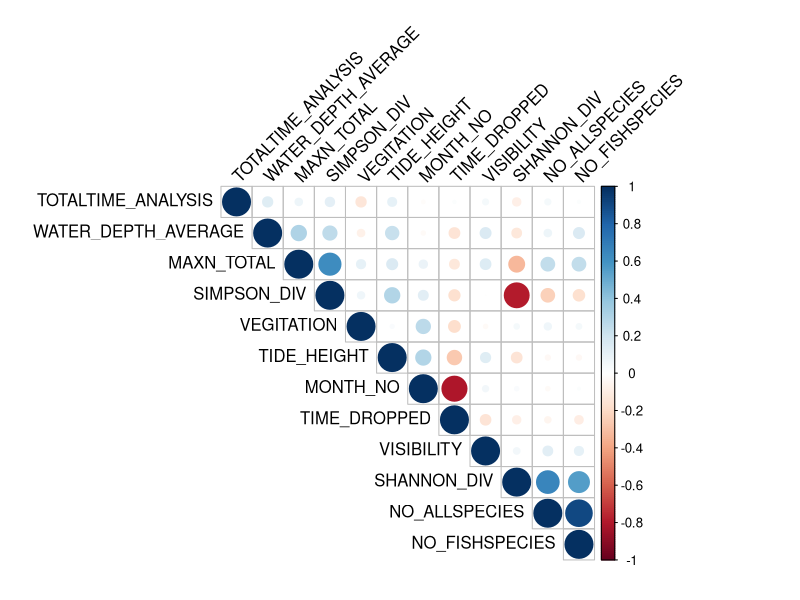
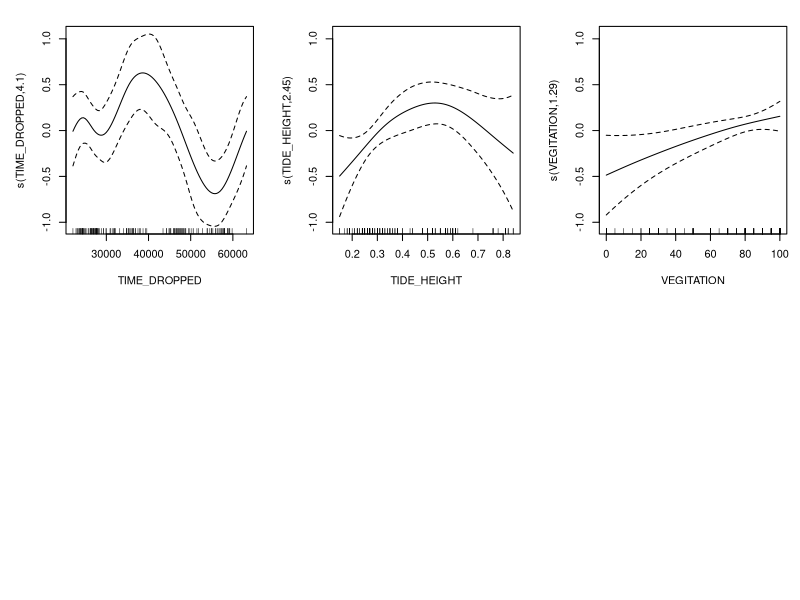

Here is the R script that generated these plots, in order: (Note: this script raises an error after producing the figures.)
library(dplyr)
library(corrplot)
#library(hms)
library(lubridate)
library(mgcv)

# https://noamross.github.io/gams-in-r-course/chapter2
# SHOULD I PULL IN DAILY TEMPERATURE DATA
# MODEL TESTS: VIF (Variance Inflation Factor) after an initial model fit — VIF > 5–10 is a warning sign. 
#   always inspect each smooth's effective degrees of freedom (edf): if edf ≈ 1
#   Samples are pseudorepolicated in Desa and Habitat type. 

setwd('C:/Users/swulfing/Documents/GitHub/TanakekeProject/URUVS/Datasheets')
URUV_data <- read.csv('MasterRecordingData_clean.csv')


# TESTING FOR COLLINEARITY BETWEEN VARS
URUV_model <- URUV_data %>%
  select("MONTH", "DESA", "SITENAME_COMBINE",  "SITE_TYPE", "TIME_DROPPED", "VEGITATION", "VISIBILITY", "WEATHER", "TIDE_HEIGHT", "TIDE_DIRECTION", "WATER_DEPTH_AVERAGE", "TOTALTIME_ANALYSIS", "NO_ALLSPECIES", "NO_FISHSPECIES", "MAXN_TOTAL", "SHANNON_DIV", "SIMPSON_DIV" )%>%
  mutate(MONTH_NO = case_when(
    MONTH == "FEBRUARY" ~ 2,
    MONTH == "MARCH" ~ 3,
    MONTH == "APRIL" ~ 4,
    MONTH == "MAY" ~ 5,
    MONTH == "JUNE" ~ 6,
    MONTH == "JULY" ~ 7,
    MONTH == "AUGUST" ~ 8,
    MONTH == "SEPTEMBER" ~ 9,
  )) %>%
  mutate(WEATHER_CAT = case_when(
    WEATHER == "CLOUDY, JUST AFTER RAIN" ~ "CLOUDY",
    WEATHER == "SUNNY, NO RAIN, LIGHT CLOUDS" ~ "SUNNY",
    WEATHER == "SUNNY, RAINED EARLIER" ~ "SUNNY",
    WEATHER == "RAIN DURING RECORDING" ~ "RAINY",
    WEATHER == "SUNNY" ~ "SUNNY",
    WEATHER == "CLOUDY" ~ "CLOUDY",
    WEATHER == "DRIZZLE" ~ "RAINY",
    WEATHER == "SLIGHTLY CLOUDY" ~ "CLOUDY",
    WEATHER == "RAINY" ~ "RAINY",
  ))

URUV_model$TIME_DROPPED <- period_to_seconds(lubridate::hms(URUV_model$TIME_DROPPED))
URUV_model$MONTH <- factor(URUV_model$MONTH, levels = c("JANUARY", "FEBRUARY", "MARCH", "APRIL", "MAY", "JUNE",
                                                      "JULY", "AUGUST", "SEPTEMBER", "OCTOBER", "NOVEMBER", "DECEMBER"))
URUV_model$SITE_TYPE <- factor(URUV_model$SITE_TYPE, levels = c("D", "E", "L"))
URUV_model$WEATHER_CAT <- factor(URUV_model$WEATHER_CAT, levels = c("SUNNY", "CLOUDY", "RAINY"))
URUV_model$DESA <- factor(URUV_model$DESA)

URUV_model_cont <- URUV_model %>%
  select(-c('MONTH', 'WEATHER_CAT', 'WEATHER', 'DESA', 'SITENAME_COMBINE', 'TIDE_DIRECTION', "SITE_TYPE"))
  

idk <- cor(URUV_model_cont, method = "pearson", use="complete.obs")# cor(URUV_model_cont, method = c("pearson", "kendall", "spearman"), use="complete.obs")

corrplot(idk, type = 'upper', order = "hclust", 
         tl.col = "black", tl.srt = 45)

## The pearsons coeff for Tide height and time of day is -0.26546621 and time of day vs avg water depth is 0.14719866. Tide height vs water depth was 0.22811888. indicating not collinear which makes sense because high tide changed drastically throughout the day and high tide had a big month to month depth range.

# WARNING I THINK MONTH AND TIME DROPPED ARE COLLINEAR WHICH MAKES SENSE BECAUSE WE PRETTY MUCH HAD A DIFFERETN START TIME BASED ON TIDES EACH MONTH
# plot(x = URUV_model$TIME_DROPPED, y = URUV_model$NO_ALLSPECIES)

# Now checking for linear relationships


# Responses: total maxn, total species, shannon diversity, simpson diversity
# Continuous predictors: Time of day, Vegitation, Tide Height, Month? (I'll probably consider this catgorical but will test anyways)



# MAXNTOTAL MODELS --------------------------------------------------------


# m1.1 <- gam(MAXN_TOTAL ~ # QQ PLOT TOO STEEP. TESTING OTHER DISTRIBUTIONS
#             s(TIME_DROPPED, bs = "cc") +   # cyclic smooth for time of day
#             s(TIDE_HEIGHT) +
#             s(VEGITATION) +
#             # Month +                      
#             s(SITE_TYPE, bs = 're') +               # ordered factor
#             s(DESA, bs = 're') +                       # nominal factor
#             as.factor(WEATHER_CAT),
#           family = poisson(),                 
#           method = "REML",              
#           data = URUV_model)
# 
# summary(m1.1)
# 
# 
# plot(m1.1, pages = 1, all.terms = TRUE, shade = TRUE)
# 
# plot(m1.1, rug = TRUE, residuals = TRUE, pch = 1, cex = 1, shade = TRUE, seWithMean = TRUE, shift = coef(m1.1)[1])
# 
# gam.check(m1.1)

# m1.2 <- gam(MAXN_TOTAL ~ # QQ PLOT TOO STEEP. TESTING OTHER DISTRIBUTIONS
#               s(TIME_DROPPED, bs = "cc") +   # cyclic smooth for time of day
#               s(TIDE_HEIGHT) +
#               s(VEGITATION) +
#               # Month +                      
#               s(SITE_TYPE, bs = 're') +               # ordered factor
#               s(DESA, bs = 're') +                       # nominal factor
#               as.factor(WEATHER_CAT),
#             family = nb(),                 
#             method = "REML",              
#             data = URUV_model)
# 
# summary(m1.2)
# 
# 
# plot(m1.2, pages = 1, all.terms = TRUE, shade = TRUE)
# 
# plot(m1.2, rug = TRUE, residuals = TRUE, pch = 1, cex = 1, shade = TRUE, seWithMean = TRUE, shift = coef(m1.2)[1])
# 
# gam.check(m1.2)
#concurvity(m1.2, full = TRUE)
#concurvity(m1.2, full = FALSE)

m1.3 <- gam(MAXN_TOTAL ~ # QQ PLOT TOO STEEP. TESTING OTHER DISTRIBUTIONS
              s(TIME_DROPPED, bs = "cc") +   # cyclic smooth for time of day
              s(TIDE_HEIGHT) +
              s(VEGITATION) +
              # Month +                      
              SITE_TYPE +               # ordered factor
              DESA +                       # nominal factor
              as.factor(WEATHER_CAT),
            family = nb(),                 
            method = "REML",              
            data = URUV_model)

summary(m1.3)


plot(m1.3, pages = 1, all.terms = TRUE, shade = TRUE)

plot(m1.3, rug = TRUE, residuals = TRUE, pch = 1, cex = 1, shade = TRUE, seWithMean = TRUE, shift = coef(m1.3)[1])

gam.check(m1.3)
concurvity(m1.3, full = TRUE)

# NEXT STEPS: GO THROUGH DIAGNOSTICS
# HOW TO CONSIDER VIDEO TIME AND VISIBILITY?
# SOO NOTES ABOVE FOR OTHER TESTS
# DO MODELS FOR OTHER RESPONSE VARIABLES


# TOTAL SPECIES MODELS --------------------------------------------------------

m2.1 <- gam(NO_FISHSPECIES ~ 
                        s(TIME_DROPPED, bs = "cc") +   # cyclic smooth for time of day
                        s(TIDE_HEIGHT) +
                        s(VEGITATION) +
                        # Month +
                        s(SITE_TYPE, bs = 're') +               # ordered factor
                        s(DESA, bs = 're') +                       # nominal factor
                        as.factor(WEATHER_CAT),
                      family = poisson(),
                      method = "REML",
                      data = URUV_model)

summary(m2.1)


plot(m2.1, pages = 1, all.terms = TRUE, shade = TRUE)

plot(m2.1, rug = TRUE, residuals = TRUE, pch = 1, cex = 1, shade = TRUE, seWithMean = TRUE, shift = coef(m1)[1])

gam.check(m2.1)

# TOTAL SPECIES MODELS --------------------------------------------------------

m3.1 <- gam(SHANNON_DIV ~ 
              s(TIME_DROPPED, bs = "cc") +   # cyclic smooth for time of day
              s(TIDE_HEIGHT) +
              s(VEGITATION) +
              # Month +
              s(SITE_TYPE, bs = 're') +               # ordered factor
              s(DESA, bs = 're') +                       # nominal factor
              as.factor(WEATHER_CAT),
            family = poisson(),
            method = "REML",
            data = URUV_model)

summary(m3.1)


plot(m3.1, pages = 1, all.terms = TRUE, shade = TRUE)

plot(m3.1, rug = TRUE, residuals = TRUE, pch = 1, cex = 1, shade = TRUE, seWithMean = TRUE, shift = coef(m1)[1])

gam.check(m3.1)
